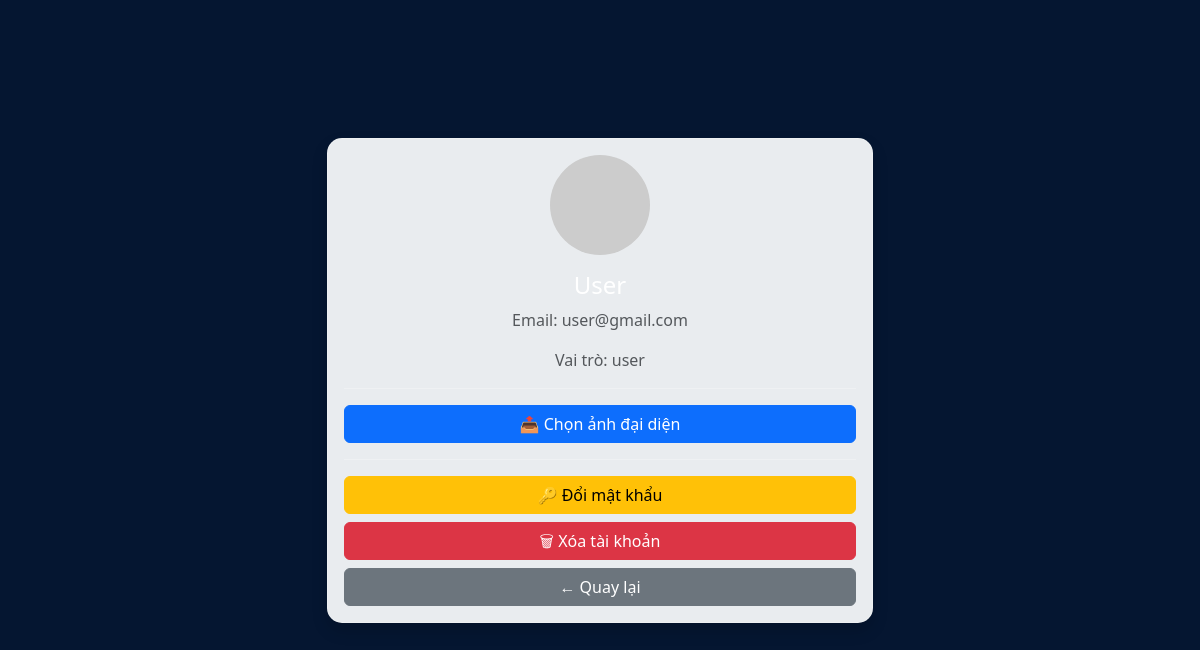
The app's page /profile.php (signed in) with its own data.
### tables this page shows
CREATE TABLE IF NOT EXISTS `users` (
  `id` int(11) NOT NULL AUTO_INCREMENT,
  `name` varchar(100) DEFAULT NULL,
  `email` varchar(100) DEFAULT NULL,
  `password` varchar(255) DEFAULT NULL,
  `role` varchar(20) DEFAULT 'user',
  `created_at` timestamp NOT NULL DEFAULT current_timestamp(),
  `avatar` varchar(255) DEFAULT NULL,
  `class` varchar(50) DEFAULT NULL,
  PRIMARY KEY (`id`),
  UNIQUE KEY `email` (`email`)
);

### profile.php (the view, shortened to what this page needs)
<?php
include 'config.php';
$email = $_SESSION['user'];
$stmt = $conn->prepare("SELECT * FROM users WHERE email = ? LIMIT 1");
$stmt->bind_param("s", $email);
$stmt->execute();
$result = $stmt->get_result();
if ($result && $result->num_rows > 0) {
    $user = $result->fetch_assoc();
} else {
    die("Không tìm thấy người dùng");
}
$avatarPath = $user['avatar'] ?? '';
if (!empty($avatarPath) && file_exists("uploads/avatars/$avatarPath")) {
    $avatarUrl = "uploads/avatars/$avatarPath";
} else {
    $prefix = explode('@', $user['email'])[0];
    $initials = strtoupper(substr($prefix, 0, 2));
    $avatarUrl = "https://ui-avatars.com/api/?name=$initials&background=0d6efd&color=fff";
}
?>
<link href="https://cdn.jsdelivr.net/npm/bootstrap@5.3.0/dist/css/bootstrap.min.css" rel="stylesheet">
<link rel="stylesheet" href="style.css">
<div class="container mt-5">
    <div class="row justify-content-center">
        <div class="col-md-6">
            <div class="card shadow">
                <div class="card-body text-center">
                    <img src="<?= $avatarUrl ?>"
                        class="rounded-circle mb-3"
                        width="100"
                        height="100">
                    <h4><?= htmlspecialchars($user['name']); ?></h4>
                    <p class="text-muted">
                        Email: <?= htmlspecialchars($user['email']); ?>
                    </p>
                    <p class="text-muted">
                        Vai trò: <?= htmlspecialchars($user['role']); ?>
                    </p>
                    <hr>
                    <form action="profile/upload_avatar.php"
                        method="POST"
                        enctype="multipart/form-data"
                        id="avatarForm">
                        <button type="button"
                            class="btn btn-primary w-100"
                            onclick="document.getElementById('avatarInput').click();">
                            📤 Chọn ảnh đại diện
                        </button>
                    </form>
                    <hr>
                    <div class="d-grid gap-2">
                        <a href="profile/change_password.php" class="btn btn-warning">
                            🔑 Đổi mật khẩu
                        </a>
                        <button class="btn btn-danger" onclick="confirmDelete()">
                            🗑 Xóa tài khoản
                        </button>
                        <a href="dashboard.php" class="btn btn-secondary">
                            ← Quay lại
                        </a>
                    </div>
                </div>
            </div>
        </div>
    </div>
</div>

### style.css (style rules this page uses)
.card { background: #e9ecef; backdrop-filter: blur(12px); border-radius: 15px; border: 1px solid rgba(255, 255, 255, 0.2); color: white; transition: 0.3s; }

### records on screen
users: name "User", email "user@gmail.com", role "user"
